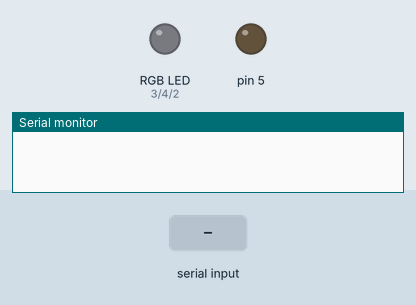
Bench run of a sketch on a simulated Arduino Uno, built with avr-gcc and run on an emulated ATmega328P. Parts: an RGB LED mixed from three pins (HIGH = lit), output pins drawn as LEDs (lit = HIGH), the last lines printed to the serial monitor. Inputs (shaded band) come from the test bench. Dim RGB values are drawn brighter than linear.

Above: at 1.2 s.
1.3 s: "90,45,200\n" received over Serial
At 3.2 s:
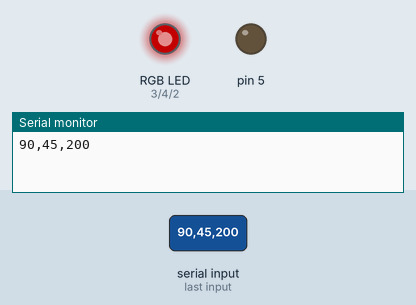
3.8 s: "30,150\n" received over Serial
At 6.0 s:
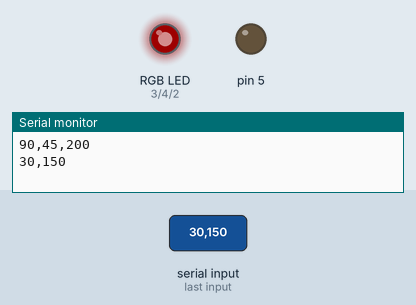
6.3 s: "200\n" received over Serial
At 8.0 s:
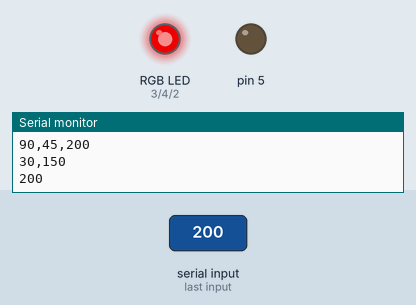
8.8 s: "30,150,10\n" received over Serial
At 10.2 s:
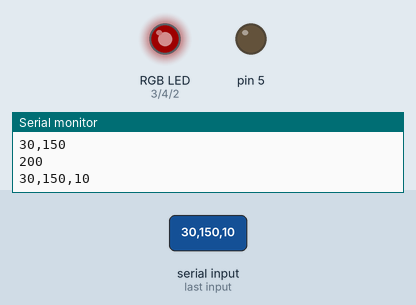
11.3 s: "90,45\n" received over Serial
At 13.1 s:
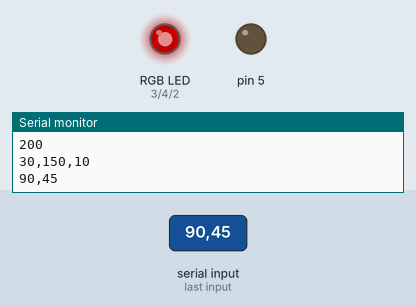
Timing chart, 0 to 14.6 s (numbered marks = the images above; inputs shaded):
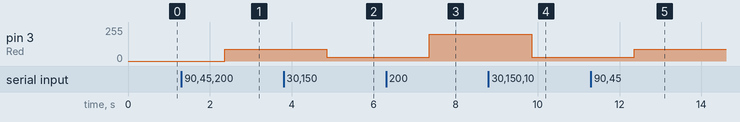

Measured:
- after the input at 1.3 s, pin 3 (Red): 0/255 → 90/255 after 1.1 s
- after the input at 3.8 s, pin 3 (Red): 90/255 → 30/255 after 1.1 s
- after the input at 6.3 s, pin 3 (Red): 30/255 → 200/255 after 1.1 s
- after the input at 8.8 s, pin 3 (Red): 200/255 → 30/255 after 1.1 s
- after the input at 11.3 s, pin 3 (Red): 30/255 → 90/255 after 1.1 s

The sketch:

test_colour.ino
```cpp
String comdata = "";
int red,green,blue;
const int Red = 3;
const int Green = 4;
const int Blue =2;
void setup() {
  Serial.begin(9600);
  while(Serial.read()>= 0){}
  delay(50);
  pinMode(2,OUTPUT);
  pinMode(3,OUTPUT);
  pinMode(4,OUTPUT);
  pinMode(5,OUTPUT);
}

void loop() {
  while (Serial.available() > 0)
  {
    comdata = Serial.readString();
    delay(30);
    red=comdata.substring(0,3).toInt();
    green=comdata.substring(4,7).toInt();
    blue=comdata.substring(8,11).toInt();
    Serial.println(comdata);
    delay(20);
    comdata = "";
  }
  digitalWrite(5,0);
  colour(red,green,blue);
}
```

color.ino
```cpp
void colour(int red,int green,int blue){

    analogWrite(Red,red);
    analogWrite(Green,green);
    analogWrite(Blue,blue);
}
```
